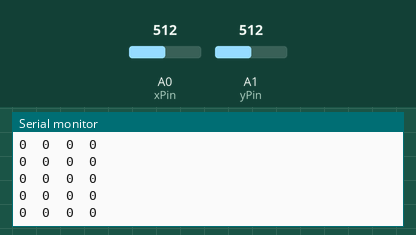
The sketch below on a simulated Arduino Uno, built with avr-gcc and run on an emulated ATmega328P. Shown: the last lines printed to the serial monitor. Inputs (shaded band) come from the test bench; at power-on: A0 (xPin) = 512, A1 (yPin) = 512.

Above: at 1.2 s.
1.3 s: A0 (xPin) set to 476
At 2.2 s:
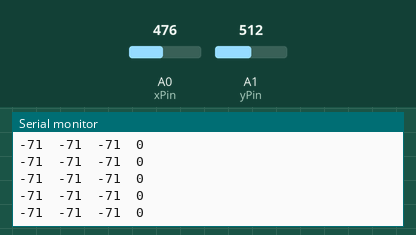
4.3 s: A0 (xPin) set to 449
At 5.3 s:
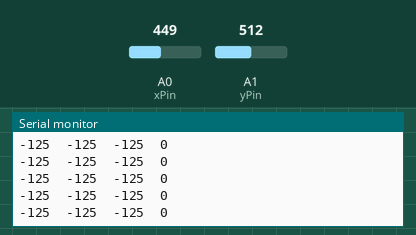
8.8 s: A1 (yPin) set to 546
At 9.8 s:
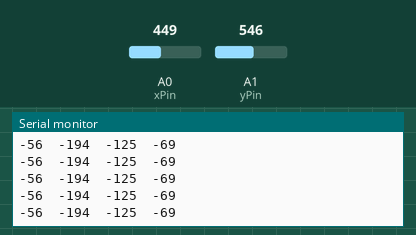
10.3 s: A1 (yPin) set to 578
At 11.3 s:
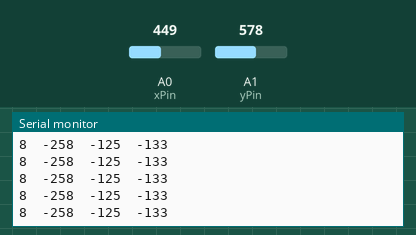
Timing chart, 0 to 13.3 s (numbered marks = the images above; inputs shaded):
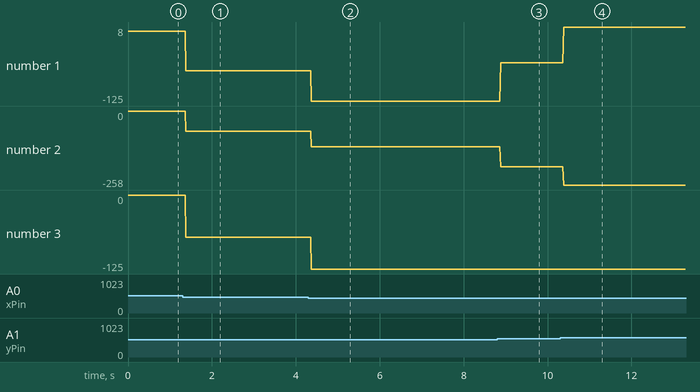

Measured:
- after the input at 1.3 s, the serial monitor: prints a new line after 0.08 s (image 1)
- after the input at 4.3 s, the serial monitor: prints a new line after 0.07 s (image 2)
- after the input at 8.8 s, the serial monitor: prints a new line after 0.08 s (image 3)
- after the input at 10.3 s, the serial monitor: prints a new line after 0.09 s (image 4)
- plotted number 1: 0 → -71 after the input at 1.3 s, -71 → -125 after the input at 4.3 s, -125 → -56 after the input at 8.8 s, -56 → 8 after the input at 10.3 s
- plotted number 2: 0 → -71 after the input at 1.3 s, -71 → -125 after the input at 4.3 s, -125 → -194 after the input at 8.8 s, -194 → -258 after the input at 10.3 s
- plotted number 3: 0 → -71 after the input at 1.3 s, -71 → -125 after the input at 4.3 s

The sketch:

tank_drive_test.ino
```cpp
int a = 1;

int x = 1023;
int y = 0;

int xd = -1;
int yd = -1;

int inThrottle;
int inSteering;

int left;
int right;

#define xPin 0
#define yPin 1

#define xDeadZone 25
#define yDeadZone 25
#define joyMax 1000

long map2(long x, long in_min, long in_max, long out_min, long out_max)
{
  return (x - in_min) * (out_max - out_min) / (in_max - in_min) + out_min;
}

void setup() {
  Serial.begin(9600);
}

void loop() {
  x = analogRead(xPin);
  y = analogRead(yPin);

  x = map(x,0,1023,-1023,1023);
  y = map(y,0,1023,1023,-1023);

  if (x<=xDeadZone && x>=-xDeadZone) {
    x = 0;
  }

  if (y<=yDeadZone && y>=-yDeadZone) {
    y = 0;
  }

  x = constrain(x, -joyMax, joyMax);
  y = constrain(y, -joyMax, joyMax);

  left = constrain(x - y,-990,990);
  right = constrain(x + y,-990,990);

  //Serial.print(a);
  //Serial.write("\t");
  Serial.print(left);
  Serial.write("\t");
  Serial.print(right);
  Serial.write("\t");
  Serial.print(x);
  Serial.write("\t");
  Serial.println(y);

  /*x = x + xd;
  y = y + yd;
  a++;*/
}

/*void CalculateTankDrive(float x, float y)
{
  // first Compute the angle in deg
  // First hypotenuse
  float z = sqrt(x * x + y * y);

  // angle in radians
  float rad = acos(abs(x) / z);

  // Cataer for NaN values
  if (isnan(rad)) {
    rad=0;
  }

  // and in degrees
  float angle = rad * 180 / PI;

  // Now angle indicates the measure of turn
  // Along a straight line, with an angle o, the turn co-efficient is same
  // this applies for angles between 0-90, with angle 0 the co-eff is -1
  // with angle 45, the co-efficient is 0 and with angle 90, it is 1

  float tcoeff = -1 + (angle / 90) * 2;
  float turn = tcoeff * abs(abs(y) - abs(x));
  turn = round(turn * 100) / 100;

  // And max of y or x is the movement
  float mov = max(abs(y), abs(x));

  // First and third quadrant
  if ((x >= 0 && y >= 0) || (x < 0 && y < 0)) {
    rawLeft = mov; rawRight = turn;
  } else {
    rawRight = mov; rawLeft = turn;
  }

  // Reverse polarity
  /*if (y < 0) {
    rawLeft = 0 - rawLeft; rawRight = 0 - rawRight;
  }*/

  // Update the values
  /*RawLeft = rawLeft;
  RawRight = rawRight;

  // Map the values onto the defined rang
  ValLeft = map(rawLeft, MinJoy, MaxJoy, MinValue, MaxValue);
  ValRight = map(rawRight, MinJoy, MaxJoy, MinValue, MaxValue);

  // Cater for inverse of direction if needed
  /*if (invXL) {
    RawLeft *= -1; ValLeft = MaxValue - ValLeft;
  }
  if (invXR) {
    RawRight *= -1; ValRight = MaxValue - ValRight;
  }*/
//}
```
